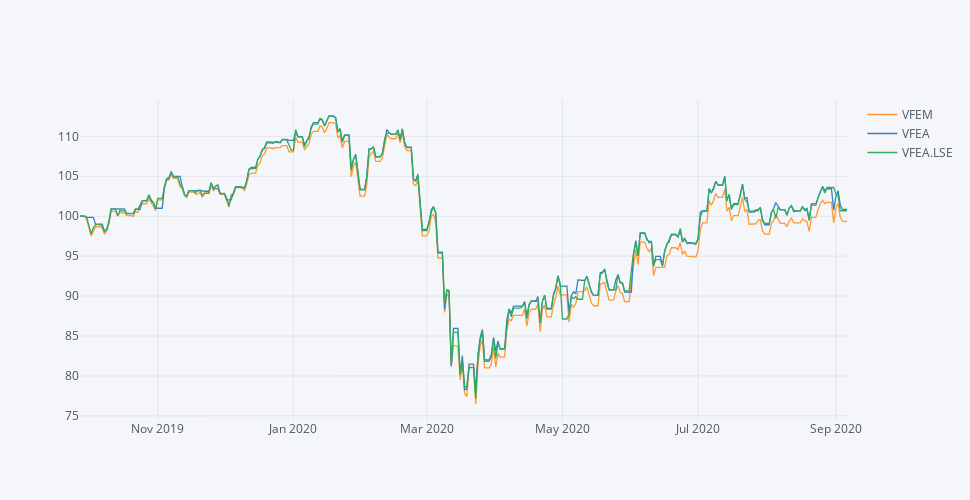

The notebook cell this image was saved under:
### Markdown cell above
A diferença parece-me ser apenas a distribuição do VFEM, que é de cerca de 2% ao ano.

### Code cell
ISINs = ['VFEM' , 'VFEA', 'VFEA.LSE.EUR']
Nomes=['VFEM', 'VFEA', 'VFEA.LSE']

#VFEA.LSE.EUR

Quotes = pd.read_csv('C:/Users/Luis/Google Drive/_GitHub/Backtester/Data/Cotacoes_diarias_all.csv', index_col='Date', parse_dates=True)[ISINs].dropna()
Quotes.columns=Nomes
Quotes = Quotes.loc['2019-09-27':]

Quotes = pa.compute_growth_index(Quotes)

Quotes.iplot(dimensions=pa.dimensions)

### Figure 1 — Plotly figure (JSON) as saved in the notebook; plotly's stock layout.template omitted (floating-point values rounded to 4 significant figures; data arrays with more than 128 entries replaced by an {"elided": "..."} marker saying what was removed)
{"data": [{"line": {"color": "rgba(255, 153, 51, 1.0)", "dash": "solid", "shape": "linear", "width": 1.3}, "mode": "lines", "name": "VFEM", "text": "", "type": "scatter", "visible": true, "x": {"elided": "346 str values"}, "y": {"elided": "346 float values"}}, {"line": {"color": "rgba(55, 128, 191, 1.0)", "dash": "solid", "shape": "linear", "width": 1.3}, "mode": "lines", "name": "VFEA", "text": "", "type": "scatter", "x": {"elided": "346 str values"}, "y": {"elided": "346 float values"}}, {"line": {"color": "rgba(50, 171, 96, 1.0)", "dash": "solid", "shape": "linear", "width": 1.3}, "mode": "lines", "name": "VFEA.LSE", "text": "", "type": "scatter", "visible": true, "x": {"elided": "346 str values"}, "y": {"elided": "346 float values"}}], "layout": {"height": 500, "legend": {"bgcolor": "#F5F6F9", "font": {"color": "#4D5663"}}, "paper_bgcolor": "#F5F6F9", "plot_bgcolor": "#F5F6F9", "title": {"font": {"color": "#4D5663"}}, "width": 970, "xaxis": {"autorange": true, "gridcolor": "#E1E5ED", "range": ["2019-09-27", "2020-09-06"], "showgrid": true, "tickfont": {"color": "#4D5663"}, "title": {"font": {"color": "#4D5663"}, "text": ""}, "type": "date", "zerolinecolor": "#E1E5ED"}, "yaxis": {"autorange": true, "gridcolor": "#E1E5ED", "range": [74.48, 114.5], "showgrid": true, "tickfont": {"color": "#4D5663"}, "title": {"font": {"color": "#4D5663"}, "text": ""}, "type": "linear", "zerolinecolor": "#E1E5ED"}}}
